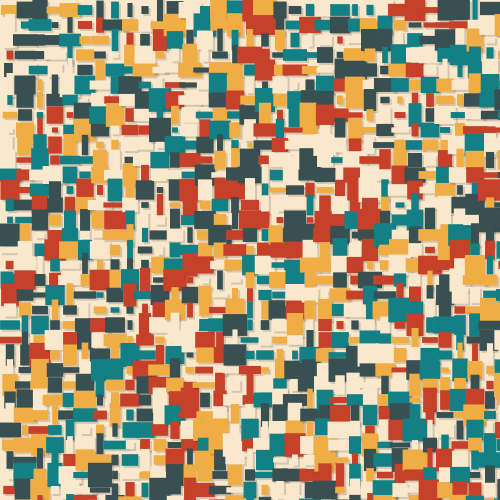
Frame 1 (no input)
Frame 60 (the mouse pressed at the canvas centre just before this capture): identical to frame 1, image omitted
Frame 120 (the mouse held since frame 60 and released just before this capture): identical to frame 1, image omitted

The Processing sketch that drew this single still picture (run headless with seeded random() and noise(); from frame 60 on, the mouse is pressed at the canvas centre):

// Processing sketch: build
// ── build.pde
/* 

Aprendiendo Processing - color[]

José Vicente Araújo
http://dunadigital.com 
svcnt@dunadigital.com
junio 2015
Processing 2.2.1

*/

float x = 0;
//array de colores
//ver carpeta 10 - Arrays
color[] paleta = { #C74029, #FAE8CD, #128085, #385052, #F0AD44};

void setup(){
	size(500, 500);
	rectMode(CENTER);
	smooth();
	noStroke();
	background(paleta[1]);
}

void draw(){
	//mientras x e y estén dentro de la ventana
	while (x<width) {
	  float y=0;
	  while (y<height) {
	  	//ancho y alto aleatorio para cada rect
	    float w=random(5, 25);
	    float h=random(5, 25);
	    //sombra
	    fill(50, 50);
	    rect(x+12, y+12, w, h);
	    //color tomado de la paleta
	    fill(paleta[int(random (5))]);
	    rect(x+10, y+10, w, h);
	    y+=15; //sumar 15 a x
	  }
	  x+=15; //sumar 15 a y
	}

}
